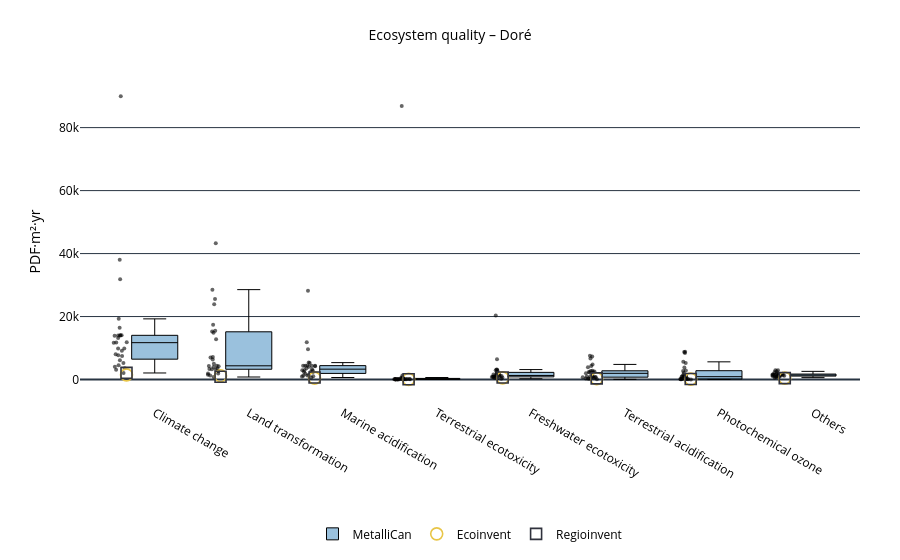

Notebook cell for this chart:
### Markdown cell above
#### Boxplot EQ

### Code cell
plot_lcia_boxes_for_reference_product(
    df_eq,
    reference_product="Doré",
    title="Ecosystem quality – Doré",
    yaxis_label="PDF·m²·yr",
    output_html="results/Damages/boxplot_eq_dore.html"
)

### Figure 1 — Plotly figure (JSON) as saved in the notebook; plotly's stock layout.template omitted (floating-point values rounded to 4 significant figures; data arrays with more than 128 entries replaced by an {"elided": "..."} marker saying what was removed)
{"data": [{"boxpoints": "all", "fillcolor": "rgba(31,119,180,0.45)", "hoverinfo": "text+y", "hovertext": {"elided": "216 str values"}, "jitter": 0.35, "line": {"color": "black", "width": 1}, "marker": {"opacity": 0.6, "size": 4}, "name": "MetalliCan", "x": {"elided": "216 int values"}, "y": {"elided": "216 float values"}, "type": "box"}, {"marker": {"color": "#e8c547", "line": {"color": "black", "width": 1.6}, "size": 12, "symbol": "circle-open"}, "mode": "markers", "name": "Ecoinvent", "x": [-0.3, 3.7, 0.7, 1.7, 6.7, 5.7, 4.7, 2.7], "y": [1493.0, 518.2, 1218.0, 456.2, 464.6, 147.7, 247.8, 60.45], "type": "scatter"}, {"marker": {"color": "#30323d", "line": {"color": "black", "width": 1.6}, "size": 11, "symbol": "square-open"}, "mode": "markers", "name": "Regioinvent", "x": [-0.3, 3.7, 0.7, 1.7, 6.7, 5.7, 4.7, 2.7], "y": [2116.0, 648.1, 909.3, 652.2, 462.5, 157.3, 364.2, 72.12], "type": "scatter"}], "layout": {"title": {"font": {"color": "black", "size": 14}, "text": "Ecosystem quality – Doré", "x": 0.5}, "font": {"color": "black", "size": 12}, "xaxis": {"tickfont": {"color": "black"}, "tickmode": "array", "tickvals": [0, 1, 2, 3, 4, 5, 6, 7], "ticktext": ["Climate change", "Land transformation", "Marine acidification", "Terrestrial ecotoxicity", "Freshwater ecotoxicity", "Terrestrial acidification", "Photochemical ozone", "Others"]}, "yaxis": {"title": {"font": {"color": "black"}, "text": "PDF·m²·yr"}, "tickfont": {"color": "black"}}, "margin": {"l": 80, "r": 40, "t": 80, "b": 120}, "legend": {"title": {"font": {"color": "black", "size": 13}, "text": ""}, "font": {"color": "black", "size": 12}, "orientation": "h", "yanchor": "bottom", "y": -0.45, "xanchor": "center", "x": 0.5}, "plot_bgcolor": "white", "paper_bgcolor": "white"}}
